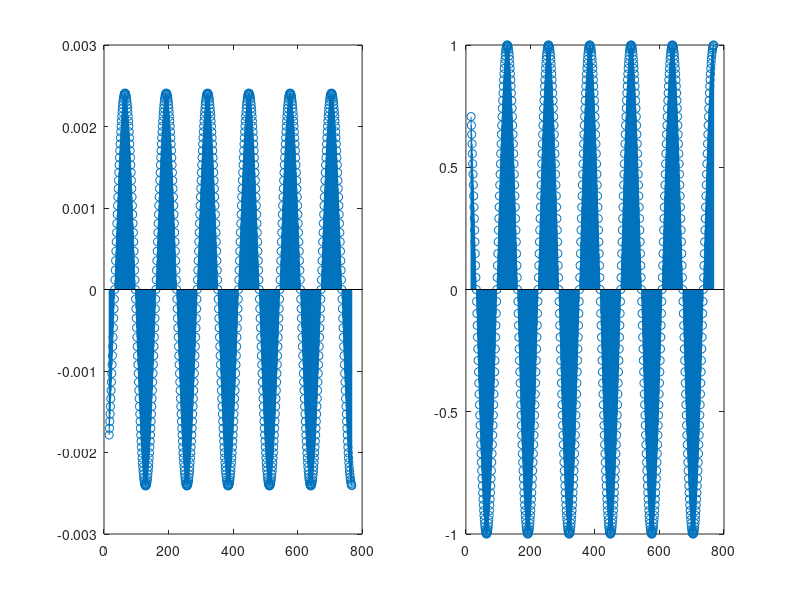

MATLAB code for this plot:
T = 128;
n_plot = 1:1:6*T;
x = cos(n_plot*(2*pi)/T);
y = zeros(1,6*T);
for n=16:1:6*T
    y(n) = x(n) - 2*x(n-1) + x(n-2);
endfor
subplot(1,2,1);
stem(n_plot(16:end),y(16:end));

subplot(1,2,2);
stem(n_plot(16:end),x(16:end));
